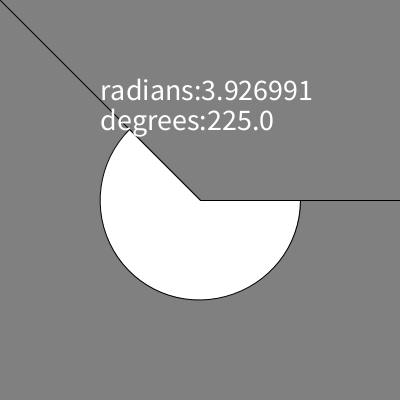
Frame 1 (no input)
Frame 60 (the mouse pressed at the canvas centre just before this capture): identical to frame 1, image omitted
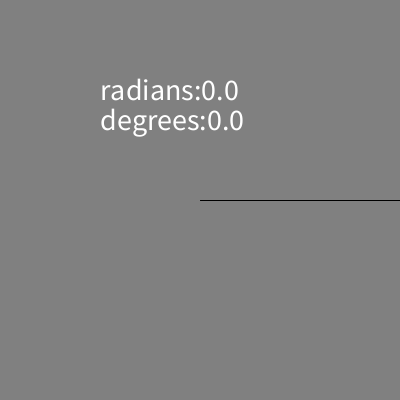
Frame 120 (the mouse held since frame 60 and released just before this capture)

The Processing sketch that drew these frames (run headless with seeded random() and noise(); from frame 60 on, the mouse is pressed at the canvas centre):

// Processing sketch: week05_3b_atan2_dy_dx_text_radians_degrees
// ── week05_3b_atan2_dy_dx_text_radians_degrees.pde
//week05_3b_atan2_dy_dx_text_radians_degrees
//degrees v.s. radians 結合 week04_01 和 week05_2
void setup(){
  size(400,400);
}
void draw(){
  background(128);
  line(200,200,mouseX,mouseY);
  line(200,200,400,200);
  float dx = mouseX-200, dy = mouseY-200;
  float a = atan2(dy,dx);
  if(a<0)a = radians(360)+a;
  arc(200,200,200,200,0,a,PIE);
  textSize(30);
  text("radians:"+a,100,100);
  text("degrees:"+degrees(a),100,130);
}
